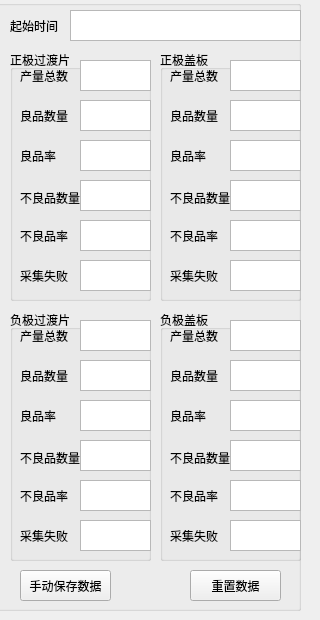
      <widget class="QWidget" name="tab_3">
       <attribute name="title">
        <string>产量统计</string>
       </attribute>
       <widget class="QGroupBox" name="gProductRecord">
        <property name="geometry">
         <rect>
          <x>-10</x>
          <y>0</y>
          <width>311</width>
          <height>611</height>
         </rect>
        </property>
        <property name="autoFillBackground">
         <bool>false</bool>
        </property>
        <property name="title">
         <string/>
        </property>
        <widget class="QLabel" name="label_2">
         <property name="geometry">
          <rect>
           <x>20</x>
           <y>20</y>
           <width>54</width>
           <height>12</height>
          </rect>
         </property>
         <property name="text">
          <string>起始时间</string>
         </property>
        </widget>
        <widget class="QTextEdit" name="tTime">
         <property name="geometry">
          <rect>
           <x>80</x>
           <y>10</y>
           <width>231</width>
           <height>31</height>
          </rect>
         </property>
         <property name="readOnly">
          <bool>true</bool>
         </property>
        </widget>
        <widget class="QGroupBox" name="gPsheet">
         <property name="geometry">
          <rect>
           <x>20</x>
           <y>50</y>
           <width>141</width>
           <height>251</height>
          </rect>
         </property>
         <property name="title">
          <string>正极过渡片</string>
         </property>
         <widget class="QLabel" name="label_7">
          <property name="geometry">
           <rect>
            <x>10</x>
            <y>20</y>
            <width>54</width>
            <height>12</height>
           </rect>
          </property>
          <property name="text">
           <string>产量总数</string>
          </property>
         </widget>
         <widget class="QTextEdit" name="tPsheetTotal">
          <property name="geometry">
           <rect>
            <x>70</x>
            <y>10</y>
            <width>71</width>
            <height>31</height>
           </rect>
          </property>
          <property name="readOnly">
           <bool>true</bool>
          </property>
          <property name="tabStopWidth">
           <number>80</number>
          </property>
          <property name="placeholderText">
           <string/>
          </property>
         </widget>
         <widget class="QLabel" name="label_8">
          <property name="geometry">
           <rect>
            <x>10</x>
            <y>60</y>
            <width>54</width>
            <height>12</height>
           </rect>
          </property>
          <property name="text">
           <string>良品数量</string>
          </property>
         </widget>
         <widget class="QTextEdit" name="tPsheetGood">
          <property name="enabled">
           <bool>true</bool>
          </property>
          <property name="geometry">
           <rect>
            <x>70</x>
            <y>50</y>
            <width>71</width>
            <height>31</height>
           </rect>
          </property>
          <property name="readOnly">
           <bool>true</bool>
          </property>
         </widget>
         <widget class="QLabel" name="label_9">
          <property name="geometry">
           <rect>
            <x>10</x>
            <y>100</y>
            <width>54</width>
            <height>12</height>
           </rect>
          </property>
          <property name="text">
           <string>良品率</string>
          </property>
         </widget>
         <widget class="QTextEdit" name="tPsheetGoodRate">
          <property name="geometry">
           <rect>
            <x>70</x>
            <y>90</y>
            <width>71</width>
            <height>31</height>
           </rect>
          </property>
          <property name="readOnly">
           <bool>true</bool>
          </property>
         </widget>
         <widget class="QLabel" name="label_20">
          <property name="geometry">
           <rect>
            <x>10</x>
            <y>140</y>
            <width>61</width>
            <height>16</height>
           </rect>
          </property>
          <property name="text">
           <string>不良品数量</string>
          </property>
         </widget>
         <widget class="QTextEdit" name="tPsheetBad">
          <property name="geometry">
           <rect>
            <x>70</x>
            <y>130</y>
            <width>71</width>
            <height>31</height>
           </rect>
          </property>
          <property name="readOnly">
           <bool>true</bool>
          </property>
         </widget>
         <widget class="QLabel" name="label_19">
          <property name="geometry">
           <rect>
            <x>10</x>
            <y>180</y>
            <width>54</width>
            <height>12</height>
           </rect>
          </property>
          <property name="text">
           <string>不良品率</string>
          </property>
         </widget>
         <widget class="QTextEdit" name="tPsheetBadRate">
          <property name="geometry">
           <rect>
            <x>70</x>
            <y>170</y>
            <width>71</width>
            <height>31</height>
           </rect>
          </property>
          <property name="readOnly">
           <bool>true</bool>
          </property>
         </widget>
         <widget class="QLabel" name="label_33">
          <property name="geometry">
           <rect>
            <x>10</x>
            <y>220</y>
            <width>54</width>
            <height>12</height>
           </rect>
          </property>
          <property name="text">
           <string>采集失败</string>
          </property>
         </widget>
         <widget class="QTextEdit" name="tPsheetFail">
          <property name="geometry">
           <rect>
            <x>70</x>
            <y>210</y>
            <width>71</width>
            <height>31</height>
           </rect>
          </property>
          <property name="readOnly">
           <bool>true</bool>
          </property>
         </widget>
        </widget>
        <widget class="QGroupBox" name="gPplate">
         <property name="geometry">
          <rect>
           <x>170</x>
           <y>50</y>
           <width>141</width>
           <height>251</height>
          </rect>
         </property>
         <property name="title">
          <string>正极盖板</string>
         </property>
         <widget class="QLabel" name="label_21">
          <property name="geometry">
           <rect>
            <x>10</x>
            <y>20</y>
            <width>54</width>
            <height>12</height>
           </rect>
          </property>
          <property name="text">
           <string>产量总数</string>
          </property>
         </widget>
         <widget class="QTextEdit" name="tPplateTotal">
          <property name="geometry">
           <rect>
            <x>70</x>
            <y>10</y>
            <width>71</width>
            <height>31</height>
           </rect>
          </property>
          <property name="readOnly">
           <bool>true</bool>
          </property>
         </widget>
         <widget class="QLabel" name="label_22">
          <property name="geometry">
           <rect>
            <x>10</x>
            <y>60</y>
            <width>54</width>
            <height>12</height>
           </rect>
          </property>
          <property name="text">
           <string>良品数量</string>
          </property>
         </widget>
         <widget class="QTextEdit" name="tPplateGood">
          <property name="geometry">
           <rect>
            <x>70</x>
            <y>50</y>
            <width>71</width>
            <height>31</height>
           </rect>
          </property>
          <property name="readOnly">
           <bool>true</bool>
          </property>
         </widget>
         <widget class="QLabel" name="label_23">
          <property name="geometry">
           <rect>
            <x>10</x>
            <y>100</y>
            <width>54</width>
            <height>12</height>
           </rect>
          </property>
          <property name="text">
           <string>良品率</string>
          </property>
         </widget>
         <widget class="QTextEdit" name="tPplateGoodRate">
          <property name="geometry">
           <rect>
            <x>70</x>
            <y>90</y>
            <width>71</width>
            <height>31</height>
           </rect>
          </property>
          <property name="readOnly">
           <bool>true</bool>
          </property>
         </widget>
         <widget class="QLabel" name="label_24">
          <property name="geometry">
           <rect>
            <x>10</x>
            <y>140</y>
            <width>61</width>
            <height>16</height>
           </rect>
          </property>
          <property name="text">
           <string>不良品数量</string>
          </property>
         </widget>
         <widget class="QTextEdit" name="tPplateBad">
          <property name="geometry">
           <rect>
            <x>70</x>
            <y>130</y>
            <width>71</width>
            <height>31</height>
           </rect>
          </property>
          <property name="readOnly">
           <bool>true</bool>
          </property>
         </widget>
         <widget class="QLabel" name="label_25">
          <property name="geometry">
           <rect>
            <x>10</x>
            <y>180</y>
            <width>54</width>
            <height>12</height>
           </rect>
          </property>
          <property name="text">
           <string>不良品率</string>
          </property>
         </widget>
         <widget class="QTextEdit" name="tPplateBadRate">
          <property name="geometry">
           <rect>
            <x>70</x>
            <y>170</y>
            <width>71</width>
            <height>31</height>
           </rect>
          </property>
          <property name="readOnly">
           <bool>true</bool>
          </property>
         </widget>
         <widget class="QTextEdit" name="tPplateFail">
          <property name="geometry">
           <rect>
            <x>70</x>
            <y>210</y>
            <width>71</width>
            <height>31</height>
           </rect>
          </property>
          <property name="readOnly">
           <bool>true</bool>
          </property>
         </widget>
         <widget class="QLabel" name="label_34">
          <property name="geometry">
           <rect>
            <x>10</x>
            <y>220</y>
            <width>54</width>
            <height>12</height>
           </rect>
          </property>
          <property name="text">
           <string>采集失败</string>
          </property>
         </widget>
        </widget>
        <widget class="QGroupBox" name="gNplate">
         <property name="geometry">
          <rect>
           <x>170</x>
           <y>310</y>
           <width>141</width>
           <height>251</height>
          </rect>
         </property>
         <property name="title">
          <string>负极盖板</string>
         </property>
         <widget class="QLabel" name="label_26">
          <property name="geometry">
           <rect>
            <x>10</x>
            <y>20</y>
            <width>54</width>
            <height>12</height>
           </rect>
          </property>
          <property name="text">
           <string>产量总数</string>
          </property>
         </widget>
         <widget class="QTextEdit" name="tNplateTotal">
          <property name="geometry">
           <rect>
            <x>70</x>
            <y>10</y>
            <width>71</width>
            <height>31</height>
           </rect>
          </property>
          <property name="readOnly">
           <bool>true</bool>
          </property>
         </widget>
         <widget class="QLabel" name="label_27">
          <property name="geometry">
           <rect>
            <x>10</x>
            <y>60</y>
            <width>54</width>
            <height>12</height>
           </rect>
          </property>
          <property name="text">
           <string>良品数量</string>
          </property>
         </widget>
         <widget class="QTextEdit" name="tNplateGood">
          <property name="geometry">
           <rect>
            <x>70</x>
            <y>50</y>
            <width>71</width>
            <height>31</height>
           </rect>
          </property>
          <property name="readOnly">
           <bool>true</bool>
          </property>
         </widget>
         <widget class="QLabel" name="label_28">
          <property name="geometry">
           <rect>
            <x>10</x>
            <y>100</y>
            <width>54</width>
            <height>12</height>
           </rect>
          </property>
          <property name="text">
           <string>良品率</string>
          </property>
         </widget>
         <widget class="QTextEdit" name="tNplateGoodRate">
          <property name="geometry">
           <rect>
            <x>70</x>
            <y>90</y>
            <width>71</width>
            <height>31</height>
           </rect>
          </property>
          <property name="readOnly">
           <bool>true</bool>
          </property>
         </widget>
         <widget class="QLabel" name="label_29">
          <property name="geometry">
           <rect>
            <x>10</x>
            <y>140</y>
            <width>61</width>
            <height>16</height>
           </rect>
          </property>
          <property name="text">
           <string>不良品数量</string>
          </property>
         </widget>
         <widget class="QTextEdit" name="tNplateBad">
          <property name="geometry">
           <rect>
            <x>70</x>
            <y>130</y>
            <width>71</width>
            <height>31</height>
           </rect>
          </property>
          <property name="readOnly">
           <bool>true</bool>
          </property>
         </widget>
         <widget class="QLabel" name="label_30">
          <property name="geometry">
           <rect>
            <x>10</x>
            <y>180</y>
            <width>54</width>
            <height>12</height>
           </rect>
          </property>
          <property name="text">
           <string>不良品率</string>
          </property>
         </widget>
         <widget class="QTextEdit" name="tNplateBadRate">
          <property name="geometry">
           <rect>
            <x>70</x>
            <y>170</y>
            <width>71</width>
            <height>31</height>
           </rect>
          </property>
          <property name="readOnly">
           <bool>true</bool>
          </property>
         </widget>
         <widget class="QTextEdit" name="tNplateFail">
          <property name="geometry">
           <rect>
            <x>70</x>
            <y>210</y>
            <width>71</width>
            <height>31</height>
           </rect>
          </property>
          <property name="readOnly">
           <bool>true</bool>
          </property>
         </widget>
         <widget class="QLabel" name="label_36">
          <property name="geometry">
           <rect>
            <x>10</x>
            <y>220</y>
            <width>54</width>
            <height>12</height>
           </rect>
          </property>
          <property name="text">
           <string>采集失败</string>
          </property>
         </widget>
        </widget>
        <widget class="QGroupBox" name="gNsheet">
         <property name="geometry">
          <rect>
           <x>20</x>
           <y>310</y>
           <width>141</width>
           <height>251</height>
          </rect>
         </property>
         <property name="title">
          <string>负极过渡片</string>
         </property>
         <widget class="QLabel" name="label_10">
          <property name="geometry">
           <rect>
            <x>10</x>
            <y>20</y>
            <width>54</width>
            <height>12</height>
           </rect>
          </property>
          <property name="text">
           <string>产量总数</string>
          </property>
         </widget>
         <widget class="QTextEdit" name="tNsheetTotal">
          <property name="geometry">
           <rect>
            <x>70</x>
            <y>10</y>
            <width>71</width>
            <height>31</height>
           </rect>
          </property>
          <property name="readOnly">
           <bool>true</bool>
          </property>
         </widget>
         <widget class="QLabel" name="label_11">
          <property name="geometry">
           <rect>
            <x>10</x>
            <y>60</y>
            <width>54</width>
            <height>12</height>
           </rect>
          </property>
          <property name="text">
           <string>良品数量</string>
          </property>
         </widget>
         <widget class="QTextEdit" name="tNsheetGood">
          <property name="geometry">
           <rect>
            <x>70</x>
            <y>50</y>
            <width>71</width>
            <height>31</height>
           </rect>
          </property>
          <property name="readOnly">
           <bool>true</bool>
          </property>
         </widget>
         <widget class="QLabel" name="label_12">
          <property name="geometry">
           <rect>
            <x>10</x>
            <y>100</y>
            <width>54</width>
            <height>12</height>
           </rect>
          </property>
          <property name="text">
           <string>良品率</string>
          </property>
         </widget>
         <widget class="QTextEdit" name="tNsheetGoodRate">
          <property name="geometry">
           <rect>
            <x>70</x>
            <y>90</y>
            <width>71</width>
            <height>31</height>
           </rect>
          </property>
          <property name="readOnly">
           <bool>true</bool>
          </property>
         </widget>
         <widget class="QLabel" name="label_31">
          <property name="geometry">
           <rect>
            <x>10</x>
            <y>140</y>
            <width>61</width>
            <height>16</height>
           </rect>
          </property>
          <property name="text">
           <string>不良品数量</string>
          </property>
         </widget>
         <widget class="QTextEdit" name="tNsheetBad">
          <property name="geometry">
           <rect>
            <x>70</x>
            <y>130</y>
            <width>71</width>
            <height>31</height>
           </rect>
          </property>
          <property name="readOnly">
           <bool>true</bool>
          </property>
         </widget>
         <widget class="QLabel" name="label_32">
          <property name="geometry">
           <rect>
            <x>10</x>
            <y>180</y>
            <width>54</width>
            <height>12</height>
           </rect>
          </property>
          <property name="text">
           <string>不良品率</string>
          </property>
         </widget>
         <widget class="QTextEdit" name="tNsheetBadRate">
          <property name="geometry">
           <rect>
            <x>70</x>
            <y>170</y>
            <width>71</width>
            <height>31</height>
           </rect>
          </property>
          <property name="readOnly">
           <bool>true</bool>
          </property>
         </widget>
         <widget class="QTextEdit" name="tNsheetFail">
          <property name="geometry">
           <rect>
            <x>70</x>
            <y>210</y>
            <width>71</width>
            <height>31</height>
           </rect>
          </property>
          <property name="readOnly">
           <bool>true</bool>
          </property>
         </widget>
         <widget class="QLabel" name="label_35">
          <property name="geometry">
           <rect>
            <x>10</x>
            <y>220</y>
            <width>54</width>
            <height>12</height>
           </rect>
          </property>
          <property name="text">
           <string>采集失败</string>
          </property>
         </widget>
        </widget>
        <widget class="QPushButton" name="bDataReset">
         <property name="geometry">
          <rect>
           <x>200</x>
           <y>570</y>
           <width>91</width>
           <height>31</height>
          </rect>
         </property>
         <property name="text">
          <string>重置数据</string>
         </property>
        </widget>
        <widget class="QPushButton" name="bDataSave">
         <property name="geometry">
          <rect>
           <x>30</x>
           <y>570</y>
           <width>91</width>
           <height>31</height>
          </rect>
         </property>
         <property name="text">
          <string>手动保存数据</string>
         </property>
        </widget>
       </widget>
      </widget>
